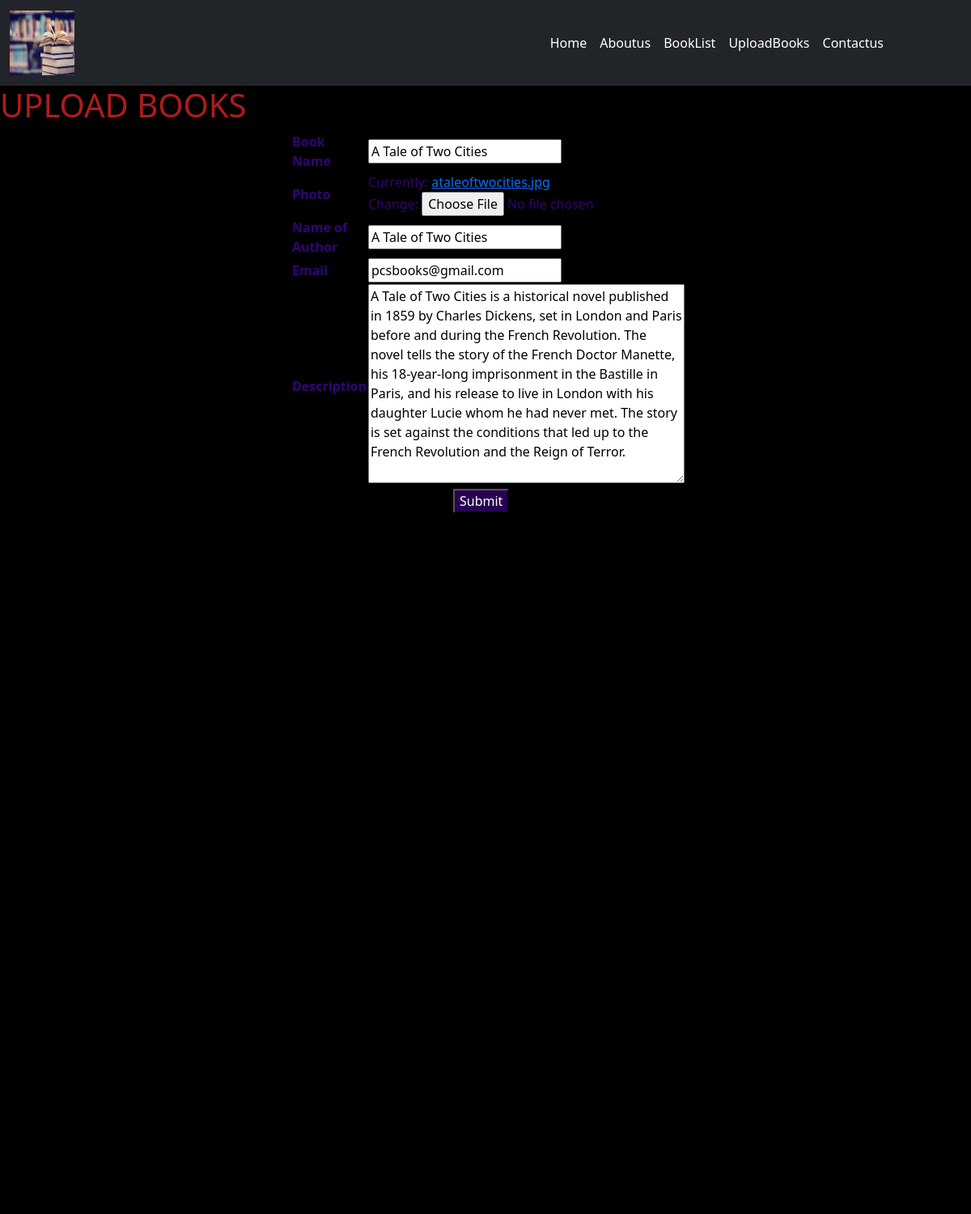
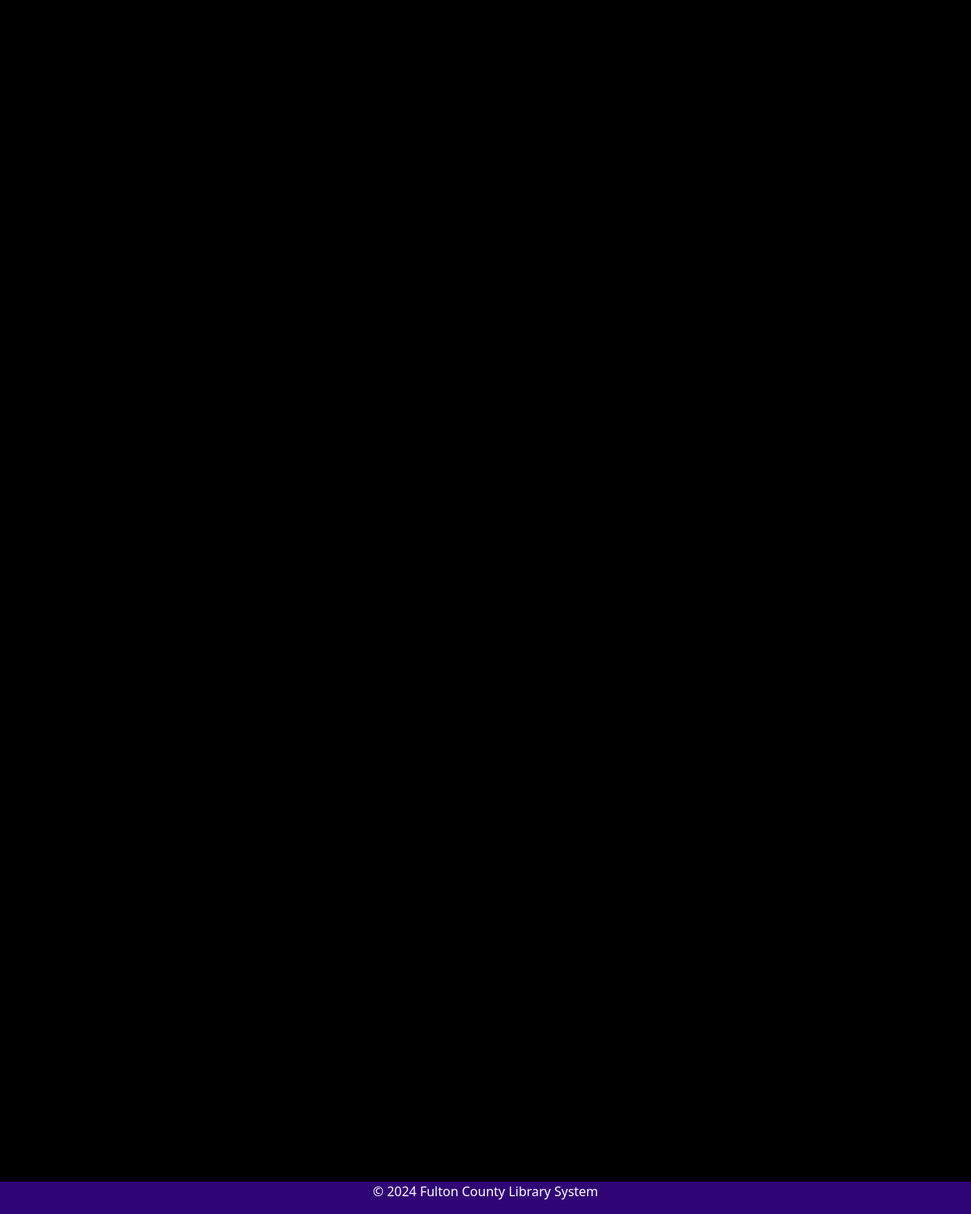
Page /EditPage/4 on the committed database (2 pictures, top to bottom).
### userapp/models.py (models this page shows, shortened)
class book(models.Model):
    Name=models.CharField(max_length=50)
    picture=models.ImageField()
    author=models.CharField(max_length=30 ,default='Author')
    Email=models.EmailField(blank=True)
    Description=models.TextField(default='Book Discription')

### userapp/views.py (the view)
# urls.py: path("EditPage/<int:Book_id>",views.Epage,name="EDIT"),
def Epage(request,Book_id):
    Book_id=int(Book_id)
    try:
        Book_Shelf=book.objects.get(id=Book_id)
    except book.DoesNotExist:
        return redirect('booklist')
    BK_form=upbook(request.POST or None,instance=Book_Shelf)
    if BK_form.is_valid():
       BK_form.save()
       return redirect('booklist')
    return render(request,"UploadBooks.html",{'upbk':BK_form})

### userapp/forms.py
class upbook(forms.ModelForm):
    class Meta:
        model=book
        fields='__all__'
        labels={
            "Name":"Book Name",
            "picture":"Photo",
            "author":"Name of Author",
        }

### userapp/templates/UploadBooks.html (shortened to what this page needs)
{% extends 'base.html' %}
{% block container %}
<h1> UPLOAD BOOKS </h1>
<form action="" method="POST" enctype="multipart/form-data" id="f1">
    <table >
        {% for i in upbk %}
        <tr>
            <th>{{i.label}}</th>
            <td>{{i}}</td>
        </tr>
        {% endfor %}
    </table>
    <input type="submit" id="b1">
</form>
{% endblock %}

### userapp/static/css/style.css (style rules this page uses)
body { background-color: rgb(0, 0, 0); color: rgb(49, 4, 118); height: 3000px; }

### userapp/templates/UploadBooks.html (style rules this page uses)
h1 { color: rgb(174, 28, 28); }
#f1 { margin: auto; width: 40%; }
#b1 { margin-left: 200px; background-color: rgba(48, 2, 101, 0.814); color: white; }

### rows in the picture
book: upbk "A Tale of Two Cities" "A Tale of Two Cities" "pcsbooks@gmail.com" "A Tale of Two Cities is a historical novel published in 1859 by Charles Dickens, set in London and Paris before and during the French Revolution. The novel tells the story of the French Doctor Manette, his 18-year-long imprisonment in the Bastille in Paris, and his release to live in London with his daughter Lucie whom he had never met. The story is set against the conditions that led up to the French Revolution and the Reign of Terror."

### other values in the picture
{{ i.label }} "Book Name" "Photo" "Name of Author" "Email" "Description"
